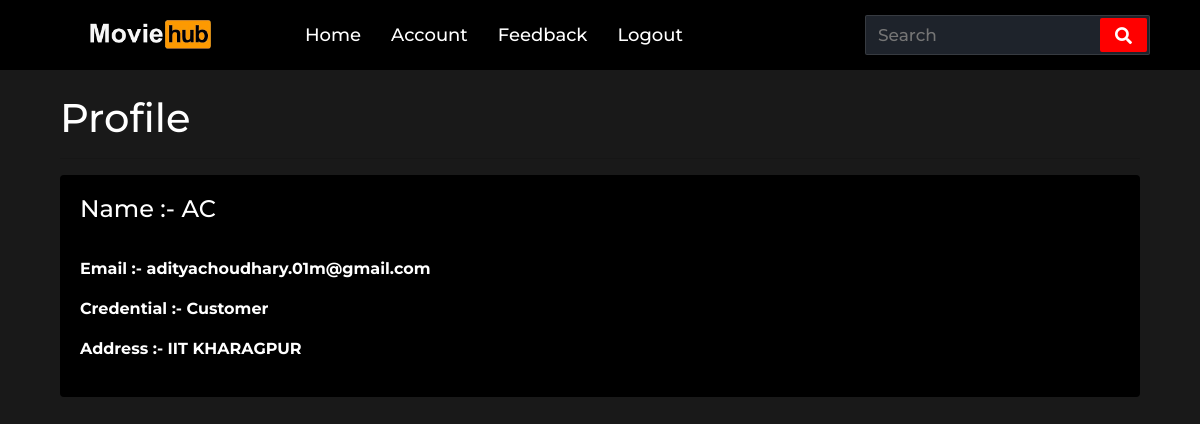
The app's page /manager/account (signed in), older data.
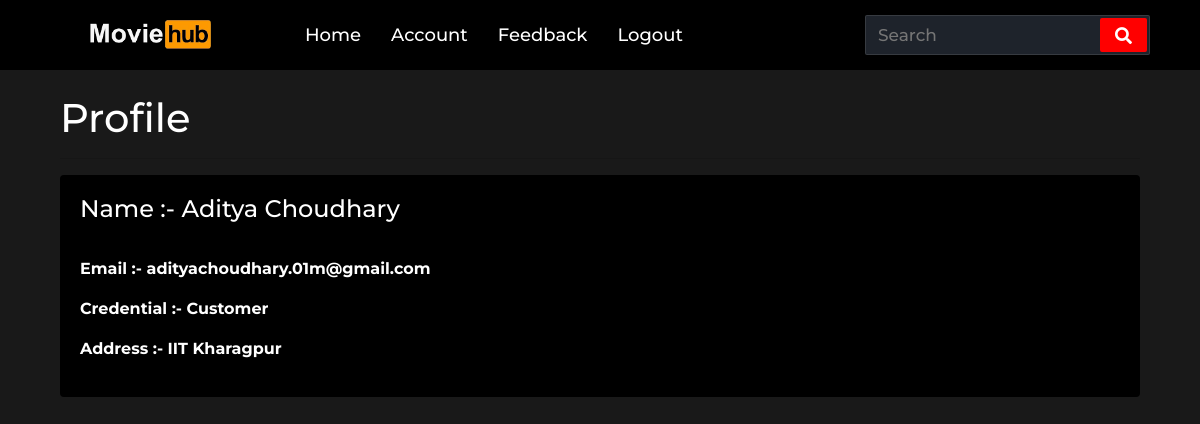
The same page, newer data.
### website/models.py (models this page shows)
class User(db.Model, UserMixin):
    id = db.Column(db.Integer, primary_key=True)
    email = db.Column(db.String(150), unique=True)
    password = db.Column(db.String(150))
    first_name = db.Column(db.String(150))
    address = db.Column(db.String(150))
    cred = db.Column(db.Integer)
    movie_rent = db.relationship('Movie',secondary=user_rent, backref='user_who_rented')
    movie_buy = db.relationship('Movie',secondary=user_buy, backref='user_who_buy')
    movie_cart = db.relationship('Movie', secondary=user_cart, backref='user_who_cart')

### website/views.py (the view)
@views.route('/manager/account', methods=['GET', 'POST'])
def profile_manager():
    return render_template("profile_manager.html", user=current_user)

### website/__init__.py (called while the page is built)
def create_app():
    app = Flask(__name__)
    app.config['SECRET_KEY'] = 'hjshjhdjah kjshkjdhjs'
    app.config['SQLALCHEMY_DATABASE_URI'] = f'sqlite:///{DB_NAME}'
    db.init_app(app)
    from .views import views
    from .auth import auth
    app.register_blueprint(views, url_prefix='/')
    app.register_blueprint(auth, url_prefix='/')
    from .models import User, Note, Movie
    create_database(app)
    login_manager = LoginManager()
    login_manager.login_view = 'auth.login'
    login_manager.init_app(app)
    @login_manager.user_loader
    def load_user(id):
        return User.query.get(id)
    return app

### website/templates/profile_manager.html
{% extends "base.html" %} {% block title %}Profile{% endblock %}
{% block css %}
<link rel="stylesheet" href="{{ url_for('static', filename='css/accordion.css')}}">
<link rel="stylesheet" href="{{ url_for('static', filename='css/profile.css')}}">
{% endblock %}
{% block auth %}
<div class="nav-items">
    <li><a href="/manager">Home</a></li>
    <li><a href="/manager/account">Account</a></li>
    <li><a href="/user_feedback">Feedback</a></li>
    <li><a href="/logout">Logout</a></li>
</div>
{% endblock %}
{% block content %}
<div class="container">
    <div class="row">
        <div class="col">
            <br>
            <h1>Profile</h1>
            <hr>
            <div class="card">
                <div class="card-body">
                    <h4>Name :- {{ user.first_name }}</h4>
                    <hr>
                    {% if user %}
                    <p><b>Email :- {{user.email}}</b></p>
                        {% if user.cred == 1%}
                        <p><b>Credential :- Customer</b></p>
                        {% elif user.cred == 2%}
                        <p><b>Credential :- Staff</b></p>
                        {% else %}
                        <p><b>Credential :- Manager</b></p>
                        {% endif %}
                    <p><b>Address :- {{user.address}}</b></p>
                    {% else %}
                    <p>User not found</p>
                    {% endif %}
                </div>
            </div>
            </div>
            </div>
            </div>
{% endblock %}

Row changes from the older to the newer data that the page shows:
changed User "adityachoudhary.01m@gmail.com": first_name "AC" → "Aditya Choudhary"; address "IIT KHARAGPUR" → "IIT Kharagpur"
